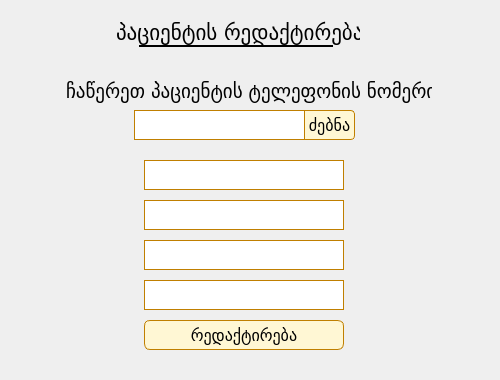
<?xml version="1.0" encoding="UTF-8"?>
<ui version="4.0">
 <class>Form</class>
 <widget class="QWidget" name="Form">
  <property name="windowModality">
   <enum>Qt::WindowModal</enum>
  </property>
  <property name="geometry">
   <rect>
    <x>0</x>
    <y>0</y>
    <width>500</width>
    <height>380</height>
   </rect>
  </property>
  <property name="windowTitle">
   <string>Form</string>
  </property>
  <property name="styleSheet">
   <string notr="true">QTabWidget::tab-bar {
    left: 5px; /* move to the right by 5px */
}

/* Style the tab using the tab sub-control. Note that
    it reads QTabBar _not_ QTabWidget */
QTabBar::tab {
    background: #FFF7D4;
	border: 1px solid #4C3D3D;
    border-bottom-color: #C2C7CB; /* same as the pane color */
	border-top-left-radius: 4px;
    border-top-right-radius: 4px;
    min-width: 8ex;
    padding: 4px;
}

QTabBar::tab:selected, QTabBar::tab:hover {
    background: #FFD95A;
	color: #4C3D3D;
}

QTabBar::tab:selected {
    border-color: #9B9B9B;
    border-bottom-color: #C2C7CB; /* same as pane color */
}

QTabBar::tab:!selected {
    margin-top: 2px; /* make non-selected tabs look smaller */
}

QLineEdit {
	border: 0.5px solid #C07F00;
}

QLineEdit:focus {
	border: 1px solid #F8AD25;
}

QLineEdit:hover {
	background-color: #FFD95A;
}

QComboBox {
	border: 0.5px solid #C07F00;
}

QComboBox:hover {
	background-color: #FFD95A;
}

QPushButton {
	border: 1px solid #C07F00;
	background: #FFF7D4;
	border-radius: 6px;

}

QPushButton:hover {
	border: 1px solid black;
	background-color: #FFD95A;
}

QTableWidget::item:hover {
	background-color: #D2E9E9;
}</string>
  </property>
  <widget class="QLineEdit" name="search_patient">
   <property name="geometry">
    <rect>
     <x>134</x>
     <y>110</y>
     <width>171</width>
     <height>30</height>
    </rect>
   </property>
   <property name="font">
    <font>
     <family>BPG Nino Mtavruli</family>
     <pointsize>12</pointsize>
    </font>
   </property>
  </widget>
  <widget class="QLabel" name="search_by_phone">
   <property name="geometry">
    <rect>
     <x>66</x>
     <y>80</y>
     <width>366</width>
     <height>23</height>
    </rect>
   </property>
   <property name="font">
    <font>
     <family>BPG Nino Mtavruli</family>
     <pointsize>14</pointsize>
    </font>
   </property>
   <property name="text">
    <string>ჩაწერეთ პაციენტის ტელეფონის ნომერი</string>
   </property>
  </widget>
  <widget class="QPushButton" name="search_button">
   <property name="geometry">
    <rect>
     <x>304</x>
     <y>110</y>
     <width>51</width>
     <height>30</height>
    </rect>
   </property>
   <property name="font">
    <font>
     <family>BPG Nino Mtavruli</family>
     <pointsize>12</pointsize>
    </font>
   </property>
   <property name="styleSheet">
    <string notr="true">QPushButton {
	border-top-right-radius: 4px;
    border-bottom-right-radius: 4px;
	border-top-left-radius: 0px;
    border-bottom-left-radius: 0px;
}</string>
   </property>
   <property name="text">
    <string>ძებნა</string>
   </property>
  </widget>
  <widget class="QLineEdit" name="phone">
   <property name="geometry">
    <rect>
     <x>144</x>
     <y>280</y>
     <width>200</width>
     <height>30</height>
    </rect>
   </property>
   <property name="font">
    <font>
     <family>BPG Nino Mtavruli</family>
     <pointsize>12</pointsize>
    </font>
   </property>
  </widget>
  <widget class="QLineEdit" name="patient_id">
   <property name="enabled">
    <bool>false</bool>
   </property>
   <property name="geometry">
    <rect>
     <x>144</x>
     <y>160</y>
     <width>200</width>
     <height>30</height>
    </rect>
   </property>
   <property name="font">
    <font>
     <family>BPG Nino Mtavruli</family>
     <pointsize>12</pointsize>
    </font>
   </property>
  </widget>
  <widget class="QLineEdit" name="fname">
   <property name="geometry">
    <rect>
     <x>144</x>
     <y>200</y>
     <width>200</width>
     <height>30</height>
    </rect>
   </property>
   <property name="font">
    <font>
     <family>BPG Nino Mtavruli</family>
     <pointsize>12</pointsize>
    </font>
   </property>
  </widget>
  <widget class="QLineEdit" name="lname">
   <property name="geometry">
    <rect>
     <x>144</x>
     <y>240</y>
     <width>200</width>
     <height>30</height>
    </rect>
   </property>
   <property name="font">
    <font>
     <family>BPG Nino Mtavruli</family>
     <pointsize>12</pointsize>
    </font>
   </property>
  </widget>
  <widget class="QPushButton" name="edit_button">
   <property name="geometry">
    <rect>
     <x>144</x>
     <y>320</y>
     <width>200</width>
     <height>30</height>
    </rect>
   </property>
   <property name="font">
    <font>
     <family>BPG Nino Mtavruli</family>
     <pointsize>12</pointsize>
    </font>
   </property>
   <property name="text">
    <string>რედაქტირება</string>
   </property>
  </widget>
  <widget class="Line" name="line">
   <property name="geometry">
    <rect>
     <x>139</x>
     <y>39</y>
     <width>194</width>
     <height>15</height>
    </rect>
   </property>
   <property name="frameShadow">
    <enum>QFrame::Plain</enum>
   </property>
   <property name="lineWidth">
    <number>2</number>
   </property>
   <property name="orientation">
    <enum>Qt::Horizontal</enum>
   </property>
  </widget>
  <widget class="QLabel" name="title">
   <property name="geometry">
    <rect>
     <x>116</x>
     <y>20</y>
     <width>244</width>
     <height>25</height>
    </rect>
   </property>
   <property name="font">
    <font>
     <family>BPG Nino Mtavruli</family>
     <pointsize>16</pointsize>
    </font>
   </property>
   <property name="text">
    <string>პაციენტის რედაქტირება</string>
   </property>
  </widget>
 </widget>
 <resources/>
 <connections/>
</ui>
